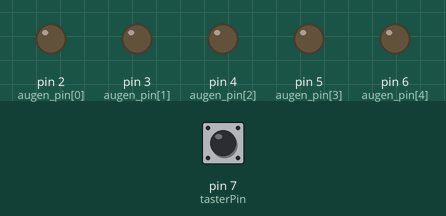
Bench run of a sketch on a simulated Arduino Uno, built with avr-gcc and run on an emulated ATmega328P. Shown: output pins drawn as LEDs (lit = HIGH). The inputs (shaded band) are chosen by the test bench; at power-on: pin 7 (tasterPin) HIGH.

Above: at 3.2 s.
3.3 s: pin 7 (tasterPin) pulled LOW for 3.2 s
At 4.0 s:
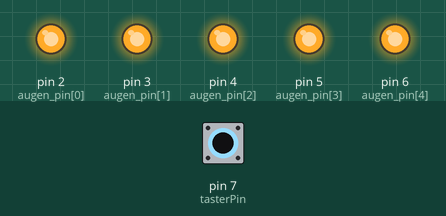
8.8 s: pin 7 (tasterPin) pulled LOW for 0.15 s
At 11.6 s:
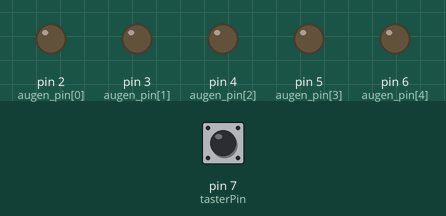
11.9 s: pin 7 (tasterPin) pulled LOW for 1 s
At 12.9 s:
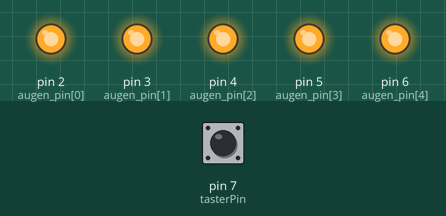
Timing chart, 0 to 15.4 s (numbered marks = the images above; inputs shaded):
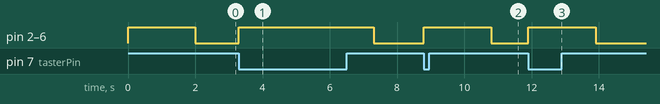

The sketch:

WuerfelTest.ino
```cpp
/*
  Testprogramm für Würfel mit 5 Augen
  Lösung der Übungsaufgabe

  Version 1.0
  Der Hobbyelektroniker
  Der Code ist Public Domain und kann ohne Einschränkungen frei verwendet werden
*/

// Anordnung der LED's
/*
 * 0     1
 *    4
 * 2     3
 */
const int anzahl_augen = 5;
const int augen_pin[anzahl_augen] = {2,3,4,5,6};
const int tasterPin = 7;

void test() {
  // alle LED ein
  for (int i=0; i<anzahl_augen; i++) {
    digitalWrite(augen_pin[i],HIGH);
  }
  delay(2000);
  // alle LED aus
  for (int i=0; i<anzahl_augen; i++) {
    digitalWrite(augen_pin[i],LOW);
  }
}

void setup() {
  for (int i=0; i<anzahl_augen; i++) {
    pinMode(augen_pin[i],OUTPUT);
  }
  pinMode(tasterPin,INPUT_PULLUP);
  test();
}

void loop() {
  if (!digitalRead(tasterPin)) {
    test();
  }
}
```

Measured:
- after the input at 3.3 s, pin 2 (augen_pin[0]), pin 3 (augen_pin[1]), pin 4 (augen_pin[2]), pin 5 (augen_pin[3]), pin 6 (augen_pin[4]): LOW → HIGH at once, → LOW 4.0 s later
- after the input at 8.8 s, pin 2 (augen_pin[0]), pin 3 (augen_pin[1]), pin 4 (augen_pin[2]), pin 5 (augen_pin[3]), pin 6 (augen_pin[4]): LOW → HIGH at once, → LOW 2.0 s later
- after the input at 11.9 s, pin 2 (augen_pin[0]), pin 3 (augen_pin[1]), pin 4 (augen_pin[2]), pin 5 (augen_pin[3]), pin 6 (augen_pin[4]): LOW → HIGH at once, → LOW 2.0 s later
